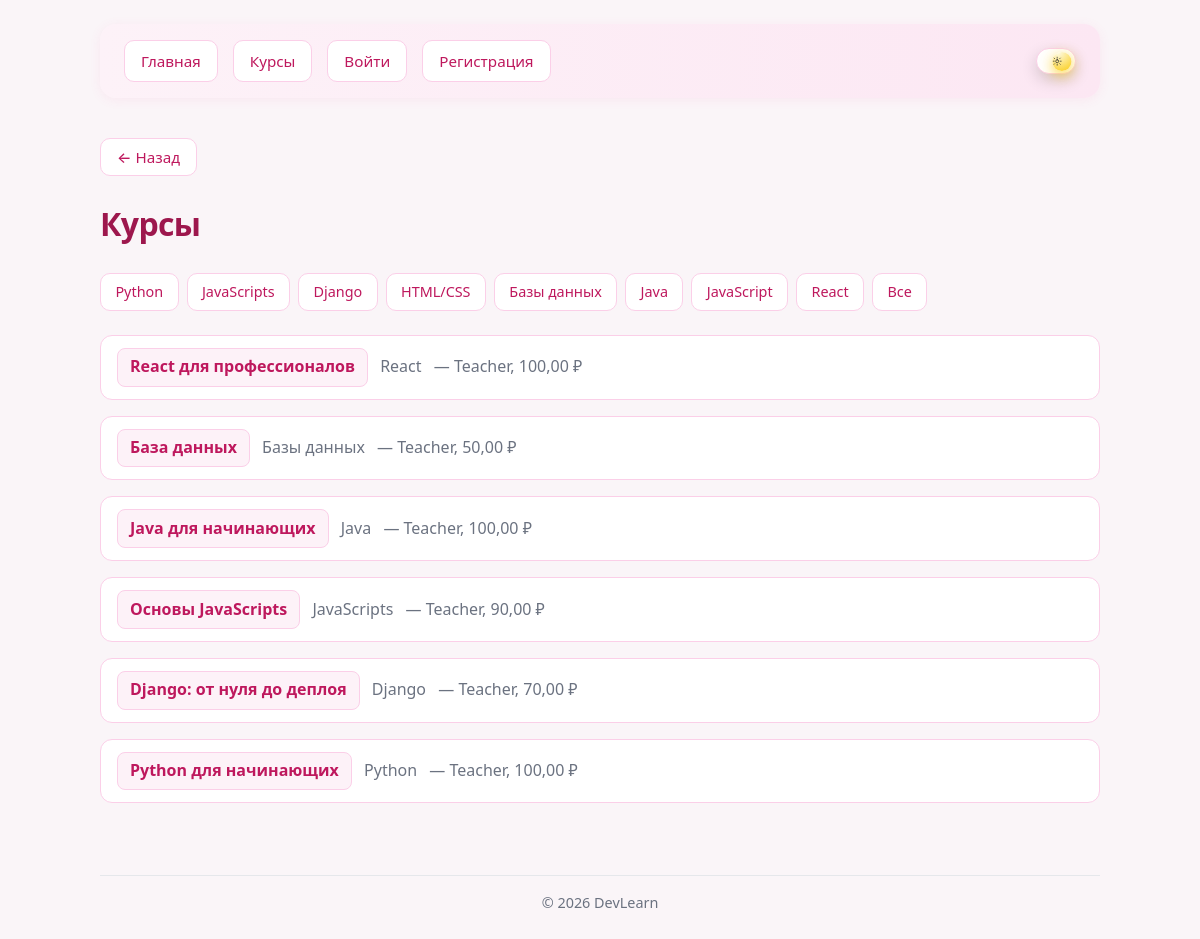
Page /courses/ on the committed database.
### courses/models.py (models this page shows, shortened)
class Category(models.Model):
    name = models.CharField("Название", max_length=100)

class Course(models.Model):
    title = models.CharField("Название", max_length=100)
    description = models.TextField("Описание", blank=True)
    category = models.ForeignKey(
        "Category",
        on_delete=models.SET_NULL,
        null=True,
        blank=True,
        related_name="courses",
        verbose_name="Категория",
    )
    author = models.ForeignKey(
        settings.AUTH_USER_MODEL,
        on_delete=models.CASCADE,
        related_name="authored_courses",
        verbose_name="Автор",
    )
    price = models.DecimalField(
        "Цена",
        max_digits=10,
        decimal_places=2,
        default=0,
    )
    created_at = models.DateTimeField(auto_now_add=True)
    class Meta:
        ordering = ["-created_at"]

### courses/views.py (the view)
# urls.py: path("", views.CourseListView.as_view(), name="course_list"),
class CourseListView(ListView):
    model = Course
    template_name = "courses/course_list.html"
    context_object_name = "courses"
    def get_queryset(self):
        qs = Course.objects.select_related("author", "category")
        cat = self.request.GET.get("category")
        if cat:
            qs = qs.filter(category_id=cat)
        return qs
    def get_context_data(self, **kwargs):
        context = super().get_context_data(**kwargs)
        context["categories"] = Category.objects.all()
        return context

### users/context_processors.py (called while the page is built)
def user_role(request):
    is_teacher = False
    if request.user.is_authenticated:
        profile = getattr(request.user, "profile", None)
        is_teacher = profile and profile.role == "teacher"
    return {"is_teacher": is_teacher}

### courses/templates/courses/course_list.html (shortened to what this page needs)
{% extends "base.html" %}
{% block content %}
<h1>Курсы</h1>
{% if categories %}
<p class="category-filters">
    {% for c in categories %}
    <a href="?category={{ c.id }}" class="btn-cat">{{ c.name }}</a>
    {% endfor %}
    <a href="{% url 'courses:course_list' %}" class="btn-cat">Все</a>
</p>
{% endif %}
<ul class="course-list">
    {% for course in courses %}
    <li class="course-item">
        <a href="{% url 'courses:course_detail' course.pk %}" class="btn-course">{{ course.title }}</a>
        {% if course.category %}<em class="course-meta">{{ course.category.name }}</em>{% endif %}
        <span class="course-meta"> — {{ course.author.username }}, {{ course.price }} ₽</span>
    </li>
    {% empty %}
    <li>Курсов пока нет.</li>
    {% endfor %}
</ul>
{% endblock %}

### static/css/style.css (style rules this page uses)
:root { --pink-50: #fdf2f8; --pink-100: #fce7f3; --pink-200: #fbcfe8; --pink-300: #f9a8d4; --pink-400: #f472b6; --pink-500: #ec4899; --pink-600: #db2777; --pink-700: #be185d; --pink-800: #9d174d; --pink-900: #831843; --bg: #faf5f8; --card-bg: #ffffff; --text: #1f2937; --text-muted: #6b7280; --accent: #db2777; --accent-hover: #be185d; --border: #fbcfe8; --nav-bg: linear-gradient(90deg, #fdf2f8 0%, #fce7f3 100%); --nav-shadow: 0 2px 12px rgba(236, 72, 153, 0.08); --card-shadow: 0 4px 20px rgba(0, 0, 0, 0.06); --card-shadow-hover: 0 8px 30px rgba(236, 72, 153, 0.12); --hr-color: #e5e7eb; }
body { background: var(--bg); color: var(--text); line-height: 1.6; font-family: system-ui, -apple-system, "Segoe UI", Roboto, sans-serif; max-width: 1000px; margin: 0 auto; padding: 1.5rem; }
.category-filters { display: flex; flex-wrap: wrap; gap: 0.5rem; margin-bottom: 1.5rem; }
.btn-cat { display: inline-block; padding: 0.4rem 0.9rem; border-radius: 10px; border: 1px solid var(--pink-200); background: var(--card-bg); color: var(--pink-700); text-decoration: none; font-weight: 500; font-size: 0.9rem; transition: background 0.2s, box-shadow 0.2s; }
.course-list { list-style: none; padding: 0; }
.course-item { margin-bottom: 1rem; padding: 0.75rem 1rem; border-radius: 12px; border: 1px solid var(--border); background: var(--card-bg); transition: box-shadow 0.2s; }
.btn-course { display: inline-block; padding: 0.35rem 0.75rem; border-radius: 8px; border: 1px solid var(--pink-200); background: var(--pink-50); color: var(--pink-700); text-decoration: none; font-weight: 600; transition: background 0.2s; }
.course-meta { margin-left: 0.5rem; color: var(--text-muted); font-style: normal; }
h1 { color: var(--pink-800); font-weight: 700; letter-spacing: -0.02em; margin-bottom: 1.5rem; }

### rows in the picture
Category: name "Python"
Category: name "JavaScripts"
Category: name "Django"
Category: name "HTML/CSS"
Category: name "Базы данных"
Category: name "Java"
Category: name "JavaScript"
Category: name "React"
Course: title "React для профессионалов", category.name "React", author.username "Teacher", price "100,00"
Course: title "База данных", category.name "Базы данных", author.username "Teacher", price "50,00"
Course: title "Java для начинающих", category.name "Java", author.username "Teacher", price "100,00"
Course: title "Основы JavaScripts", category.name "JavaScripts", author.username "Teacher", price "90,00"
Course: title "Django: от нуля до деплоя", category.name "Django", author.username "Teacher", price "70,00"
Course: title "Python для начинающих", category.name "Python", author.username "Teacher", price "100,00"
